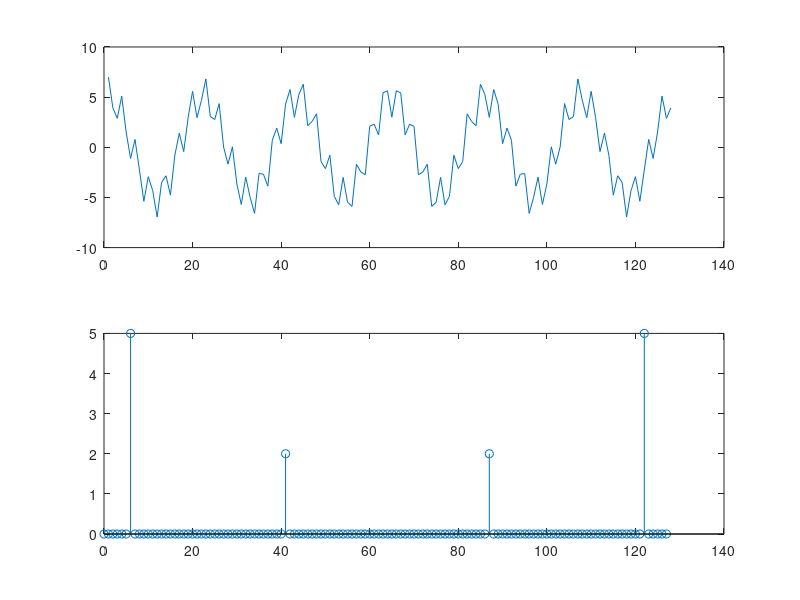

Reproduce this figure in MATLAB.
close all; clear; clc;

% Amplitudy
A1 = 5;
A2 = 2;

% Czestotliwosci
f1 = 6;
f2 = 41;

N = 128;
n = 0:N-1;

fs = 128;
Ts = 1/fs;

s = A1 * cos(2*pi*f1*Ts*n) + A2 * cos(2*pi*f2*Ts*n);

subplot(211);
plot(s);

w = 0:fs/(length(s)):fs-fs/length(s);

Sw = fft(s) /(N/2);

subplot(212);
stem(w, abs(Sw));